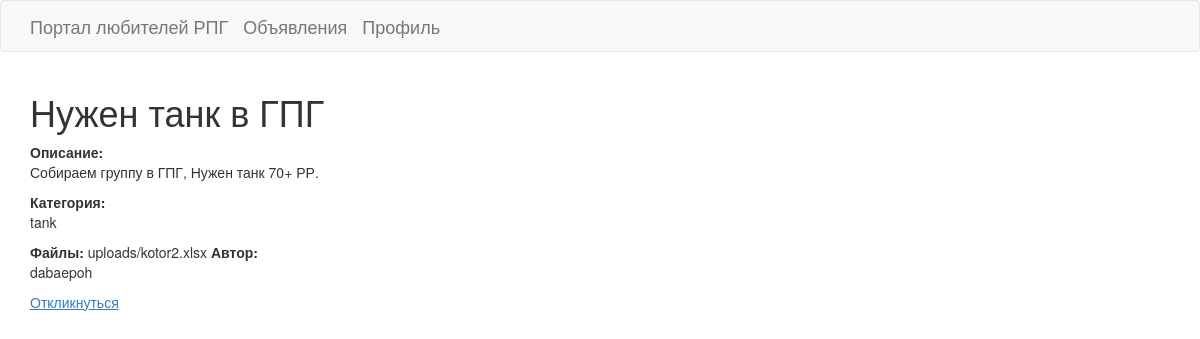
The page /articles/1 (signed in) on the database its author committed.
### portalapp/models.py (models this page shows, shortened)
class Article(models.Model):
    TYPE = (
        ('tank', 'Танки'),
        ('heal', 'Хилы'),
        ('dd', 'ДД'),
        ('merchant', 'Торговцы'),
        ('gm', 'Гилдмастеры'),
        ('quest', 'Квестгиверы'),
        ('smith', 'Кузнецы'),
        ('tanner', 'Кожевники'),
        ('potion', 'Зельевары'),
        ('spell', 'Мастера заклинаний'),
    )
    author = models.ForeignKey(User, on_delete=models.CASCADE)
    title = models.CharField(max_length=64)
    text = models.TextField()
    date = models.DateTimeField(auto_now_add=True)
    category = models.CharField(max_length=8, choices=TYPE, default='dd')
    upload = RichTextUploadingField(blank=True, null=True)

### portalapp/views.py (the view)
# urls.py: path('<int:pk>', ArticleDetail.as_view(), name='article_detail'),
class ArticleDetail(LoginRequiredMixin, DetailView):
    model = Article
    template_name = 'article.html'
    context_object_name = 'article'
    queryset = Article.objects.all()

### templates/article.html (shortened to what this page needs)
{% extends 'flatpages/default.html' %}
{% block content %}
<body>
    <h1>{{ article.title }}</h1>
    <b>Описание:</b>
    <p>{{ article.text|truncatewords:20 }}</p>
    <b>Категория:</b>
    <p>{{ article.category }}</p>
    <b>Файлы:</b>
    {{article.upload|safe}}
    <b>Автор:</b>
    <p>{{ article.author }}</p>
    <td>
        <a href="{% url 'response' article.id %}"><u> Откликнуться </u></a>
    </td>
</body>
{% endblock content %}

### rows shown on the page
Article: title "Нужен танк в ГПГ", text "Собираем группу в ГПГ, Нужен танк 70+ РР.", category "tank", upload "uploads/kotor2.xlsx", author "dabaepoh"
